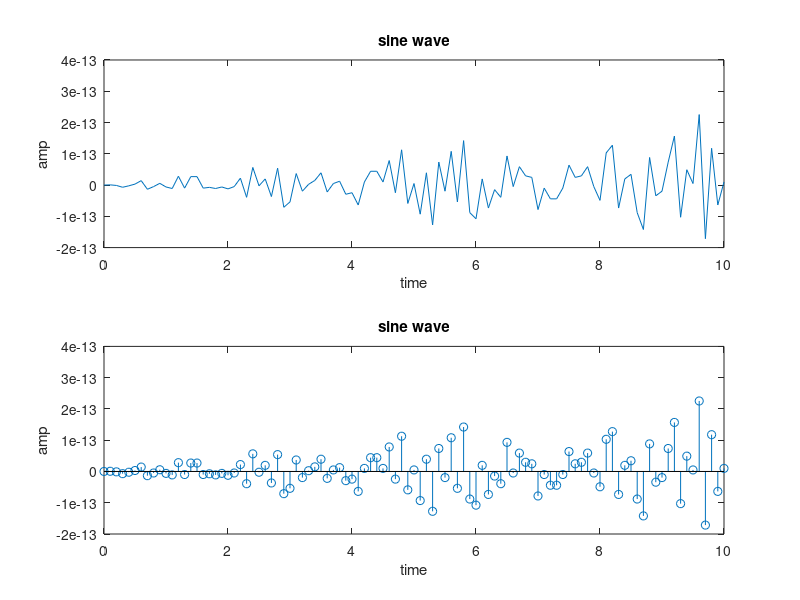

MATLAB code to generate this figure:
clc;
close all;
clear all;
a=input('enter amplitude');
f=input('enter frequency');
t=0:0.1:10;
y=a*sin(2*pi*f*t);
subplot(2,1,1);
plot(t,y);
xlabel('time');
ylabel('amp');
title('sine wave');
subplot(2,1,2);
stem(t,y);
xlabel('time');
ylabel('amp');
title('sine wave');
